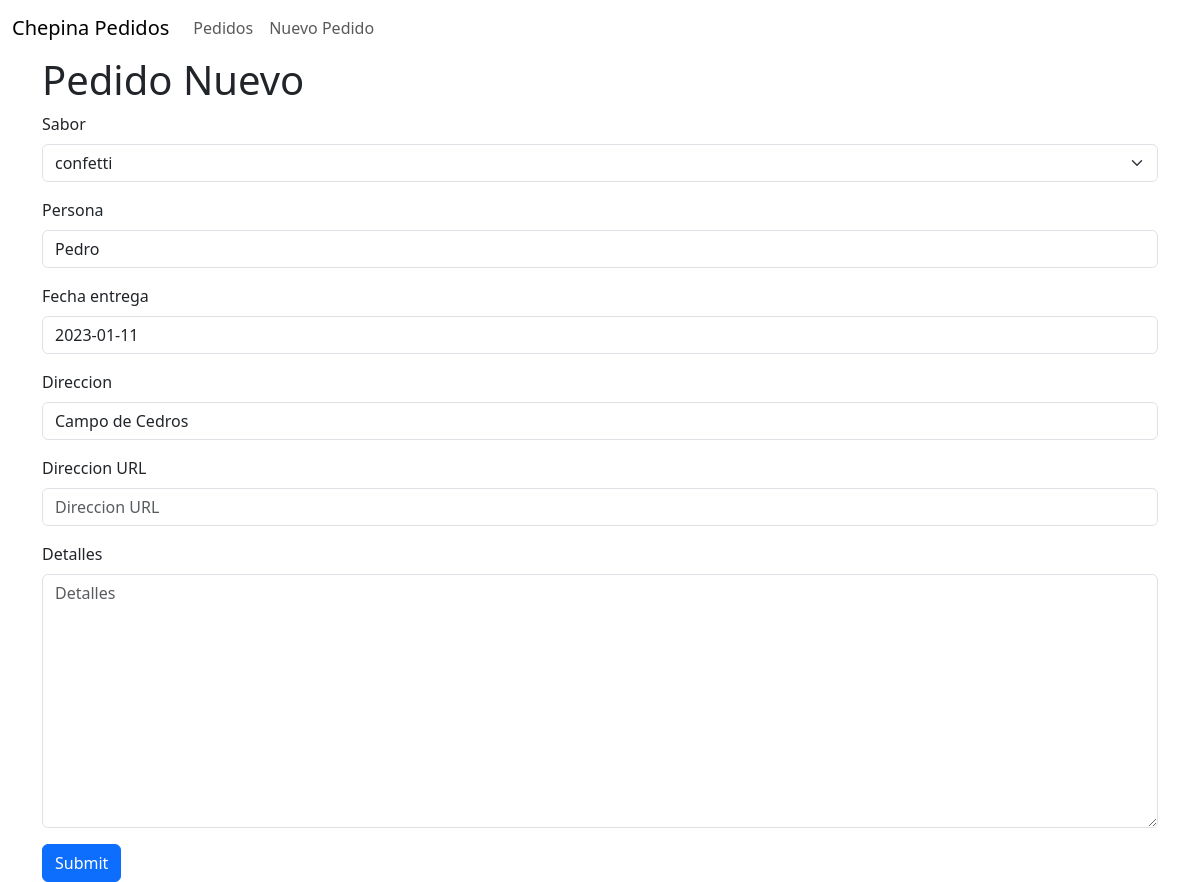
Page /cakes/pedido/10/update/ on the committed database.
### Cakes/models.py (models this page shows, shortened)
class Pedidos(models.Model):
    sabor_Choices = (('Chocolate', 'chocolate'),
                     ('Vainilla', 'vainilla'),
                     ('Confetti', 'confetti'),
                     )
    sabor = models.CharField(max_length=208,choices=sabor_Choices)
    persona = models.CharField(max_length=208)
    fecha_pedido = models.DateField(default=timezone.now)
    fecha_entrega = models.DateField(blank=False, null=False)
    direccion = models.CharField(max_length=200)
    direccion_URL = models.URLField(blank=True, null=True)
    detalles = models.TextField(blank=True, null=True)
    entre = models.BooleanField(default=False)

### Cakes/views.py (the view)
# urls.py: re_path(r'^pedido/(?P<pk>\d+)/update/$', views.PedidoUpdateView.as_view(), name='pedidos_update'),
class PedidoUpdateView(UpdateView):
    form_class = forms.Form
    model = models.Pedidos

### Cakes/forms.py
class Form(forms.ModelForm):
    class Meta():
        model = models.Pedidos
        fields = ('sabor', 'persona','fecha_entrega', 'direccion', 'direccion_URL', 'detalles',)
        widgets = {
            'fecha_entrega': DatePickerInput()
        }

### templates/Cakes/pedidos_form.html (shortened to what this page needs)
<!DOCTYPE html>
{% include 'Cakes/base.html' %}
{% load bootstrap5 %}
{% bootstrap_css %}
{% block content %}
<div class='container'>
    <h1>Pedido Nuevo</h1>
    <form class='form' method='POST'>
        {% bootstrap_form form %}
        {% buttons %}
        <button type='submit' class='btn btn-primary'>Submit</button>
        {% endbuttons %}
    </form>
</div>
{% endblock content %}

### rows in the picture
Pedidos: sabor "confetti", persona "Pedro", fecha_entrega "2023-01-11", direccion "Campo de Cedros"
